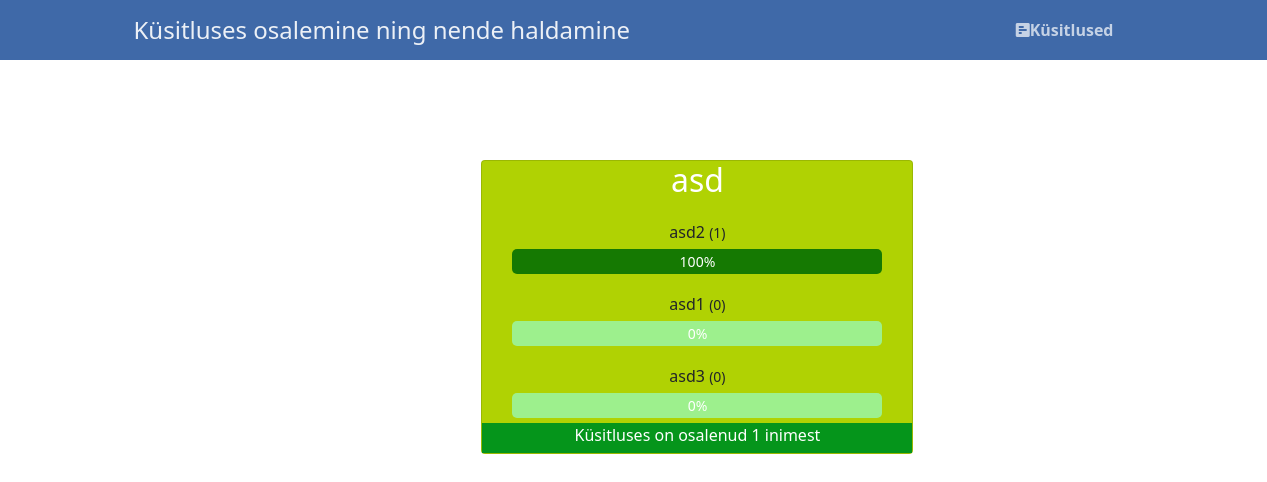
Page /result.php?id=5 on the committed database.
### tables this page shows
CREATE TABLE `polls` (
  `id` int(11) NOT NULL,
  `title` text NOT NULL,
  `description` text NOT NULL
);

CREATE TABLE `poll_answers` (
  `id` int(11) NOT NULL,
  `poll_id` int(11) NOT NULL,
  `title` text NOT NULL,
  `votes` int(11) NOT NULL DEFAULT 0
);

### result.php (the view, shortened to what this page needs)
<?php
$pdo = pdo_connect_mysql();
if (isset($_GET['id'])) {
    $stmt = $pdo->prepare('SELECT * FROM polls WHERE id = ?');
    $stmt->execute([ $_GET['id'] ]);
    $poll = $stmt->fetch(PDO::FETCH_ASSOC);
    if ($poll) {
        $stmt = $pdo->prepare('SELECT * FROM poll_answers WHERE poll_id = ? ORDER BY votes DESC');
        $stmt->execute([ $_GET['id'] ]);
        $poll_answers = $stmt->fetchAll(PDO::FETCH_ASSOC);
        $total_votes = 0;
        foreach($poll_answers as $poll_answer) {
            $total_votes += $poll_answer['votes'];
        }
    } else {
        exit('Poll with that ID does not exist.');
    }
} else {
    exit('No poll ID specified.');
}
$idene = $_GET['id'];
$stmt = $pdo->prepare('SELECT COUNT(ip) FROM poll_votes WHERE id = ?');
$result = $stmt->execute([$idene]);
$count = $stmt->fetch(PDO::FETCH_NUM)[0];
?>
<?php require 'templates/header.php' ?>
<!doctype html>
<html lang="en">
  <head>
    <link href="https://cdn.jsdelivr.net/npm/bootstrap@5.1.3/dist/css/bootstrap.min.css" rel="stylesheet">
  </head>
  <body>
    <div class="card" id="card">
      <h2 style="color: white"><?=$poll['title']?></h2>
      <div class="content poll-result">
        <div class="wrapper">
          <?php foreach ($poll_answers as $poll_answer): ?>
            <div id="pollAnswers" class="poll-question mt-2">
              <p class="text-center"><?=$poll_answer['title']?> <span>(<?=$poll_answer['votes']?>)</span></p>
              <div class="result-bar" style= "background: linear-gradient(to right, #157902 <?=@round(($poll_answer['votes']/$total_votes)*100)?>%, #9df08d <?=@round(($poll_answer['votes']/$total_votes)*100)?>%)">
                <?=@round(($poll_answer['votes']/$total_votes)*100)?>%
              </div>
            </div>
          <?php endforeach; ?>
        </div>
        </div>
        <div id="lowerBar">
          <p style="color: white">Küsitluses on osalenud <?=$count?> inimest</p>
        </div>
      </div>
  </body>
</html>

### templates/header.php (style rules this page uses)
body { background-color: #FFFFFF; margin: 0; }

### result.php (style rules this page uses)
#pollAnswers { padding-left: 30px; }
#lowerBar { background-color: #05951b; height: 30px; width: 100%; }
#card { margin-top: 100px; width: 27rem; background-color: #b0d203; text-align: center; margin-left: 38%; justify-content: center; }
.content { width: 800px; }
.poll-result .wrapper { display: flex; flex-flow: column; }
.poll-result .wrapper .poll-question { width: 50%; padding-bottom: 5px; }
.poll-result .wrapper .poll-question p { margin: 0; padding: 5px 0; }
.poll-result .wrapper .poll-question p span { font-size: 14px; }
.poll-result .wrapper .poll-question .result-bar { display: flex; height: 25px; min-width: 5%; background-color: lime; border-radius: 5px; font-size: 14px; color: white; justify-content: center; align-items: center; }

### rows in the picture
polls: title "asd"
poll_answers: title "asd2", votes "1", @round(($poll_answer['votes']/$total_votes)*100) "100"
poll_answers: title "asd1", votes "0", @round(($poll_answer['votes']/$total_votes)*100) "0"
poll_answers: title "asd3", votes "0", @round(($poll_answer['votes']/$total_votes)*100) "0"

### other values in the picture
$count "1"
